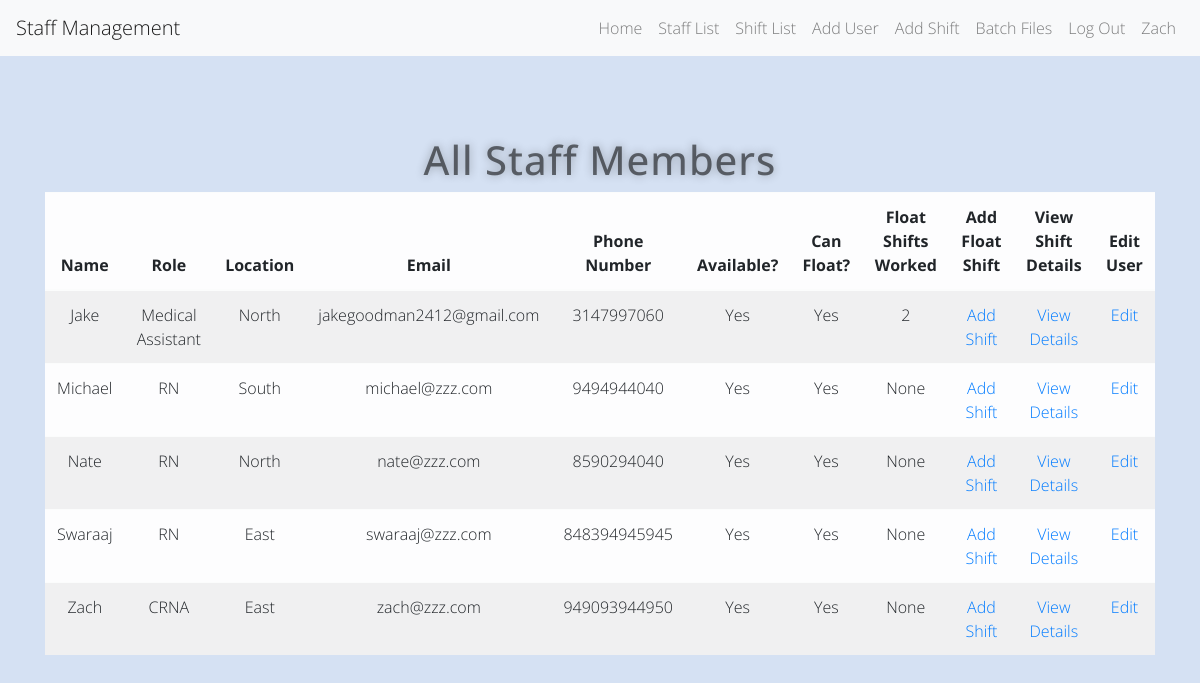
/staff (signed in), run on the app's committed database.
### app.py (models this page shows)
class User(UserMixin, db.Model):
    id = db.Column(db.Integer, primary_key=True)
    name = db.Column(db.String(1000))
    role = db.Column(db.String(100))
    location = db.Column(db.String(100))
    email = db.Column(db.String(100))
    phone_num = db.Column(db.String(100))
    availability = db.Column(db.String(100))
    can_float = db.Column(db.String(100))
    password = db.Column(db.String(100))
    shifts_worked = db.Column(db.Integer)

### app.py (the view)
@app.route('/staff', methods=['GET', 'POST'])
@login_required
def staff():
    all_staff = db.session.query(User).filter(User.role != 'Admin').order_by(User.name)
    return render_template('staff.html', staff=all_staff, logged_in=True, user=current_user)

### app.py (called while the page is built)
@login_manager.user_loader
def load_user(user_id):
    return User.query.get(int(user_id))

### templates/staff.html (shortened to what this page needs)
{% extends 'base.html' %}
{% block content %}
<div class="container">
  <div class="row">
    <div class="col-sm-12">
      <h1>All Staff Members</h1>
	  <table class="table table-striped table-light">
        <thead>
            <tr>
                <th>Name</th>
                <th>Role</th>
                <th>Location</th>
                <th>Email</th>
                <th>Phone Number</th>
                <th>Available?</th>
                <th>Can Float?</th>
                <th>Float Shifts Worked</th>
                <th>Add Float Shift</th>
                <th>View Shift Details</th>
                <th>Edit User</th>
            </tr>
        </thead>
          <tbody>
              {% for row in staff %}
                  <tr>
                      <td>{{ row.name }}</td>
                      <td>{{ row.role }}</td>
                      <td>{{ row.location }}</td>
                      <td>{{ row.email }}</td>
                      <td>{{ row.phone_num }}</td>
                      <td>{{ row.availability }}</td>
                      <td>{{ row.can_float }}</td>
                      <td>{{ row.shifts_worked }}</td>
                      <td><a href="">Add Shift</a></td>
                      <td><a href="{{ url_for('user_details', id=row.id) }}">View Details</a></td>
                      <td><a href="">Edit</a></td>
                  </tr>
              {% endfor %}
          </tbody>
  	  </table>
    </div>
  </div>
</div>
{% endblock %}

### templates/base.html (shortened to what this page needs)
<!DOCTYPE html>
<html>
<head>
    <link rel="stylesheet" href="https://stackpath.bootstrapcdn.com/bootstrap/4.5.2/css/bootstrap.min.css">
    <link rel="stylesheet" href="{{ url_for('static', filename='css/styles.css')}}">
</head>
<body>
<nav class="navbar navbar-expand-lg navbar-light bg-light">
  <a class="navbar-brand" href="/">Staff Management</a>
  <div class="collapse navbar-collapse">
    <ul class="navbar-nav ml-auto">
      <li class="nav-item">
        <a class="nav-link" href="{{ url_for('home') }}">Home</a>
      </li>
    {% if logged_in: %}
        <li class="nav-item">
        <a class="nav-link" href="{{ url_for('staff') }}">Staff List</a>
      </li>
        <li class="nav-item">
        <a class="nav-link" href="{{ url_for('shift') }}">Shift List</a>
      </li>
        <li class="nav-item">
        <a class="nav-link" href="{{ url_for('add_user') }}">Add User</a>
      </li>
        <li class="nav-item">
        <a class="nav-link" href="{{ url_for('add_shift') }}">Add Shift</a>
      </li>
        <li class="nav-item">
        <a class="nav-link" href="{{ url_for('upload') }}">Batch Files</a>
      </li>
      <li class="nav-item">
        <a class="nav-link" href="{{ url_for('logout') }}">Log Out</a>
      </li>
        <li class="nav-item">
        <a class="nav-link" href="">{{ current_user.name }}</a>
      </li>
    {% endif %}
    </ul>
  </div>
</nav>
       {% block content %}
       {% endblock %}
</body>
</html>

### static/css/styles.css (style rules this page uses)
* { -webkit-box-sizing:border-box; -moz-box-sizing:border-box; -ms-box-sizing:border-box; -o-box-sizing:border-box; box-sizing:border-box; }
html { width: 100%; height:100%; overflow:hidden; }
body { width: 100%; height:100%; font-family: 'Open Sans', sans-serif; font-weight:200; background: #d5e1f3; color: rgba(0, 0, 0, 0.55); filter: progid:DXImageTransform.Microsoft.gradient( startColorstr='#3E1D6D', endColorstr='#092756',GradientType=1 ); }
a { text-decoration: none; text-align: center; }
.container { margin-top: 5rem; text-align: center; }
.container h1 { color: rgba(0, 0, 0, 0.55); text-shadow: 0 0 10px rgba(0,0,0,0.3); letter-spacing:1px; text-align:center; }

### data on the page
User: name "Zach", role "CRNA", location "East", email "zach@zzz.com", phone_num "949093944950", availability "Yes", can_float "Yes", shifts_worked "None"
User: name "Jake", role "Medical Assistant", location "North", email "jakegoodman2412@gmail.com", phone_num "3147997060", availability "Yes", can_float "Yes", shifts_worked "2"
User: name "Michael", role "RN", location "South", email "michael@zzz.com", phone_num "9494944040", availability "Yes", can_float "Yes", shifts_worked "None"
User: name "Nate", role "RN", location "North", email "nate@zzz.com", phone_num "8590294040", availability "Yes", can_float "Yes", shifts_worked "None"
User: name "Swaraaj", role "RN", location "East", email "swaraaj@zzz.com", phone_num "848394945945", availability "Yes", can_float "Yes", shifts_worked "None"
